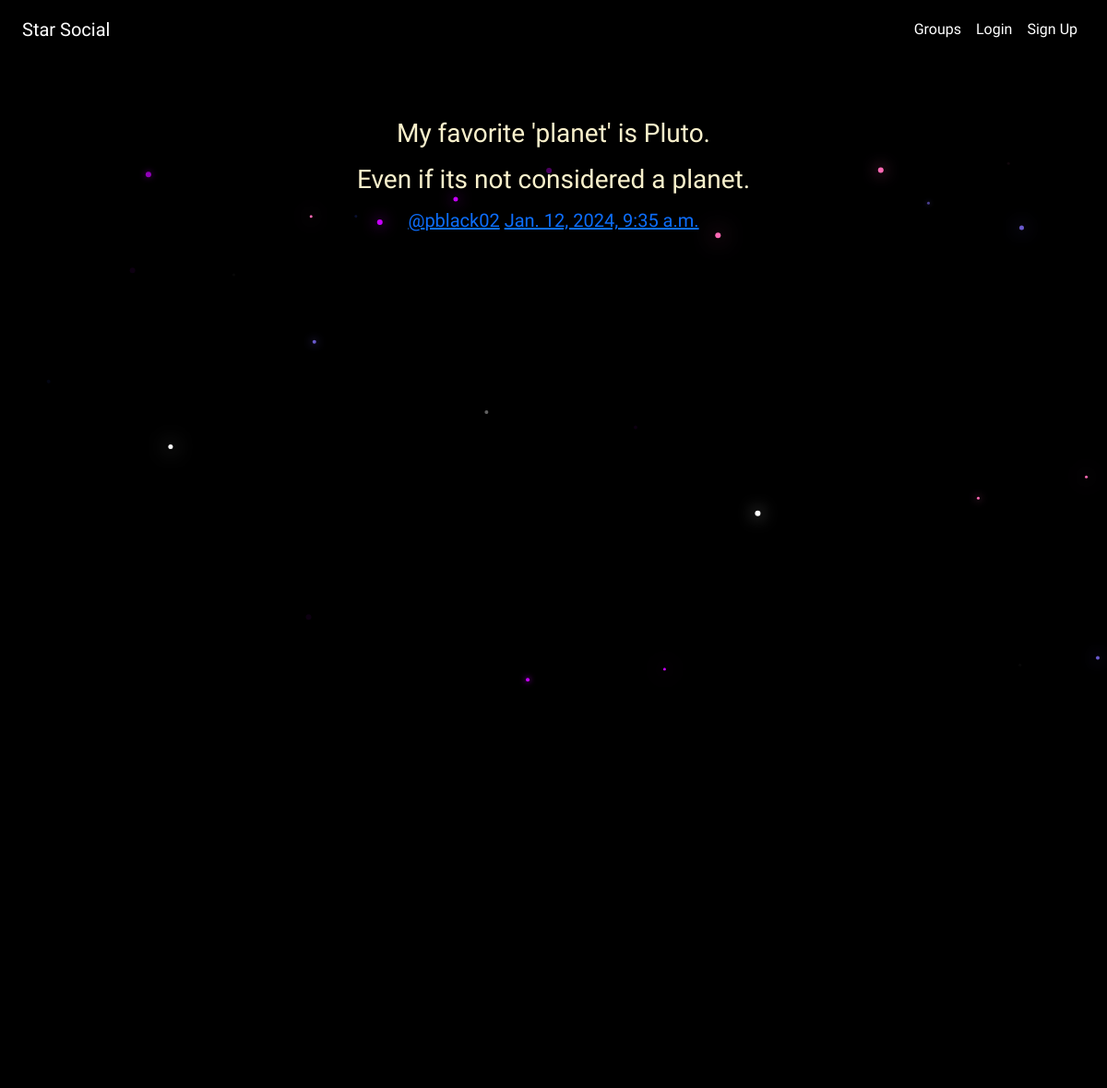
Page /posts/by/pblack02/24/ on the committed database.
### posts/models.py (models this page shows, shortened)
class Post(models.Model):
    user = models.ForeignKey(User, related_name='posts', on_delete=models.CASCADE)
    created_at = models.DateTimeField(auto_now_add=True)
    message = models.TextField()
    message_html = models.TextField(editable=False)
    group = models.ForeignKey(Group, related_name='posts', on_delete=models.CASCADE, null=True, blank=True)
    class Meta:
        ordering = ["-created_at"]
        unique_together = ['user', 'message']

### posts/views.py (the view)
# urls.py: path('by/<username>/<int:pk>/', views.PostDetail.as_view(), name='single'),
class PostDetail(SelectRelatedMixin, generic.DetailView):
    paginate_by = 3
    model = models.Post
    select_related = ('user', 'group')
    def get_queryset(self):
        queryset = super().get_queryset()
        queryset = queryset.filter(user__username__iexact=self.kwargs.get('username'))
        queryset = queryset.order_by('-created_at')
        return queryset

### posts/templates/posts/post_detail.html
{% extends 'posts/post_base.html' %}
{% block post_content %}
    <div class="col">
        {% include 'posts/_post.html' %}
    </div>
{% endblock %}

### posts/templates/posts/_post.html (shortened to what this page needs)
<div class="post media">
    <h3>{{post.message_html|safe}}</h3>
    <div class="media-body">
        <h5 class="media-heading">
        <span class="username">
            <a href="{% url 'posts:for_user' username=post.user.username %}">@{{post.user.username}}</a>
        </span>
        <time class="time">
            <a href="{% url 'posts:single' username=post.user.username pk=post.pk %}">{{post.created_at}}</a>
        </time>
        </h5>
    </div>
</div>

### static/simplesocial/css/master.css (style rules this page uses)
html, body { height: 100%; width: 100%; background: black; color: white; overflow: hidden; margin: 0; font-family: 'Exo 2', sans-serif; }

### rows in the picture
Post: message_html "My favorite 'planet' is Pluto. Even if its not considered a planet.", user.username "pblack02", created_at "Jan. 12, 2024, 9:35 a.m."
